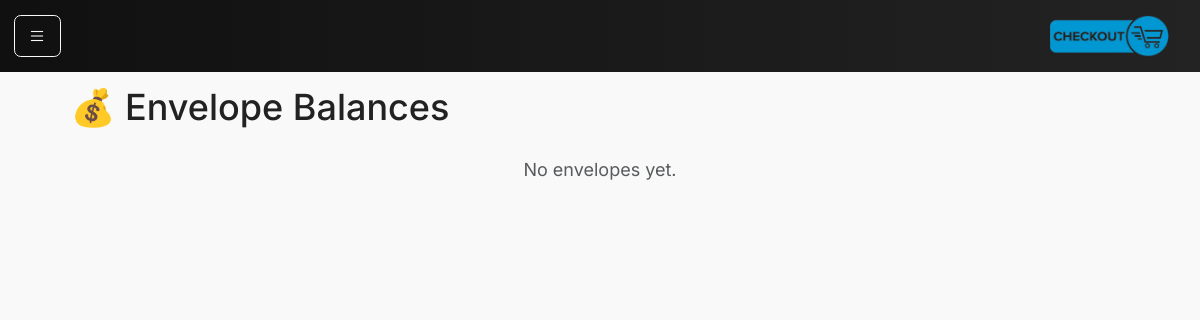
Page /envelopes on the earlier database version.
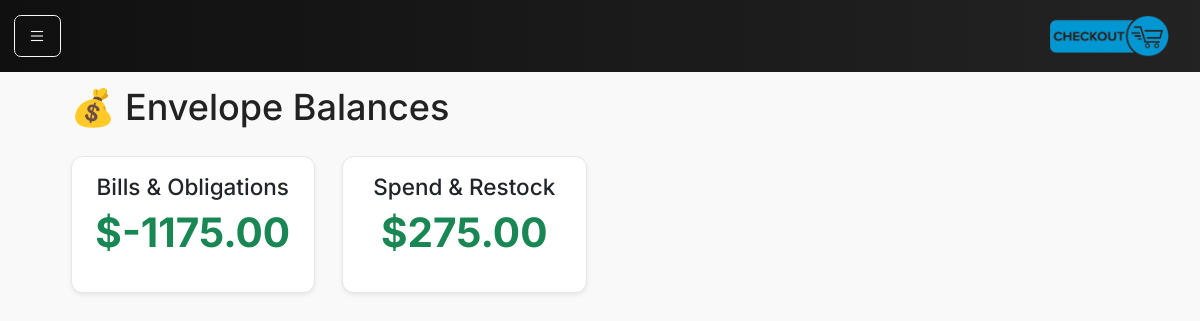
Same page on the later database version.
### models.py (models this page shows)
class Envelope(db.Model):
    __tablename__ = "envelopes"
    id = db.Column(db.Integer, primary_key=True)
    code = db.Column(db.String(32), unique=True, nullable=False)
    name = db.Column(db.String(64), nullable=False)
    balance_cents = db.Column(db.Integer, nullable=False, default=0)
    created_at = db.Column(db.DateTime, default=datetime.utcnow)
    updated_at = db.Column(db.DateTime, default=datetime.utcnow, onupdate=datetime.utcnow)

### main.py (the view)
@app.route("/envelopes")
def envelope_view():
    from main import Envelope
    envelopes = Envelope.query.order_by(Envelope.name).all()
    return render_template("envelopes.html", envelopes=envelopes)

### main.py (called while the page is built)
@app.context_processor
def inject_request():
    return dict(request=request)

### templates/envelopes.html
{% extends "base.html" %}
{% block content %}
{% set envelopes = envelopes | selectattr("code","in",["BILLS","SPEND"]) | list %}
<div class="container-fluid">
    <h2 class="mb-4">💰 Envelope Balances</h2>
    <div class="row">
        {% for e in envelopes %}
        <div class="col-md-3 mb-4">
            <div class="card shadow-sm">
                <div class="card-body text-center">
                    <h5 class="card-title">{{ e.name }}</h5>
                    <p class="display-6 text-success fw-bold">
                        ${{ "%.2f"|format(e.balance_cents / 100) }}
                    </p>
                </div>
            </div>
        </div>
        {% else %}
        <div class="col-12 text-center text-muted">
            No envelopes yet.
        </div>
        {% endfor %}
    </div>
</div>
{% endblock %}

Differences in the rows shown:
now on this page (row edited): Envelope: name "Bills & Obligations", e.balance_cents/100 "-1175.00"
now on this page (row edited): Envelope: name "Spend & Restock", e.balance_cents/100 "275.00"
Other differences:
text no longer shown: "No envelopes yet."
